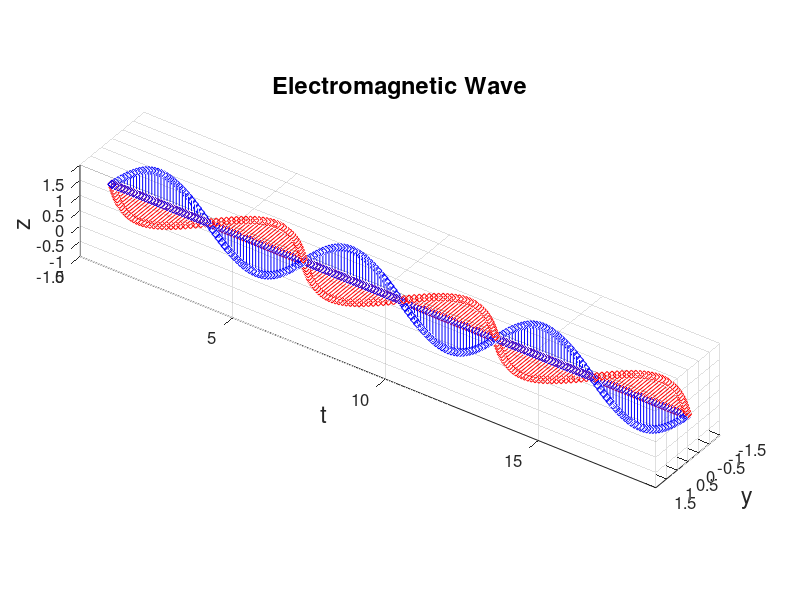

The MATLAB script that drew this image:
%electromagnetic oscillations, clockwise, 12.02.


%------creating figure-------------------------
figure('units','norm','position',[.1 .1 .8 .7],...
       'name', "Electromagnetic Oscillation");                                  %Creating Window
a = axes('position',[.1 .1 .8 .8],'color',[1 1 1],'fontsize',[12]);             %Creating Axis
txt = [ "Electromagnetic Wave"];                                                %labeling diagram
a : title (txt,'fontsize',[17]);                                                %titleing diagram
a : ylabel ("y",'fontsize',[17]);                                               %labeling y axis
a : xlabel ("t",'fontsize',[17]);                                               %labeling x axis
a : zlabel ("z",'fontsize',[17]);                                               %labeling z axis
view(325,-35);                      %setting view to 3d
grid on;                                                                        %turing on the grid in coordinate system
drawnow;           

%-------variables----------------------------
c=1;                          %speed of light (no need to change)
T=3;                          %number of periods
i=.1;                         %interval of loop

%--------calculations------------------------
xlim=2*pi*T;                                    %calculating x limits
axis('equal',[0 xlim -1.5 1.5 -1.5 1.5]);       %setting limits

for t=0:i:xlim;
  
  x=c*t;
  
%----in y-plane--------
  e_f=sin(x);
  Xe=[x x];
  Ye=[0 e_f];
  Ze=[0 0];
  line(Xe,Ye,Ze,'marker','d','color',[1 0 0]); %drawing the line of the electric field

%----in z-plane--------
  m_f=sin(x);
  Xm=[x x];
  Ym=[0 0];
  Zm=[0 m_f];
  line(Xm,Ym,Zm,'marker','d','color',[0 0 1]); %drawing the line of the magnetic field
  
  drawnow;
  
endfor;
